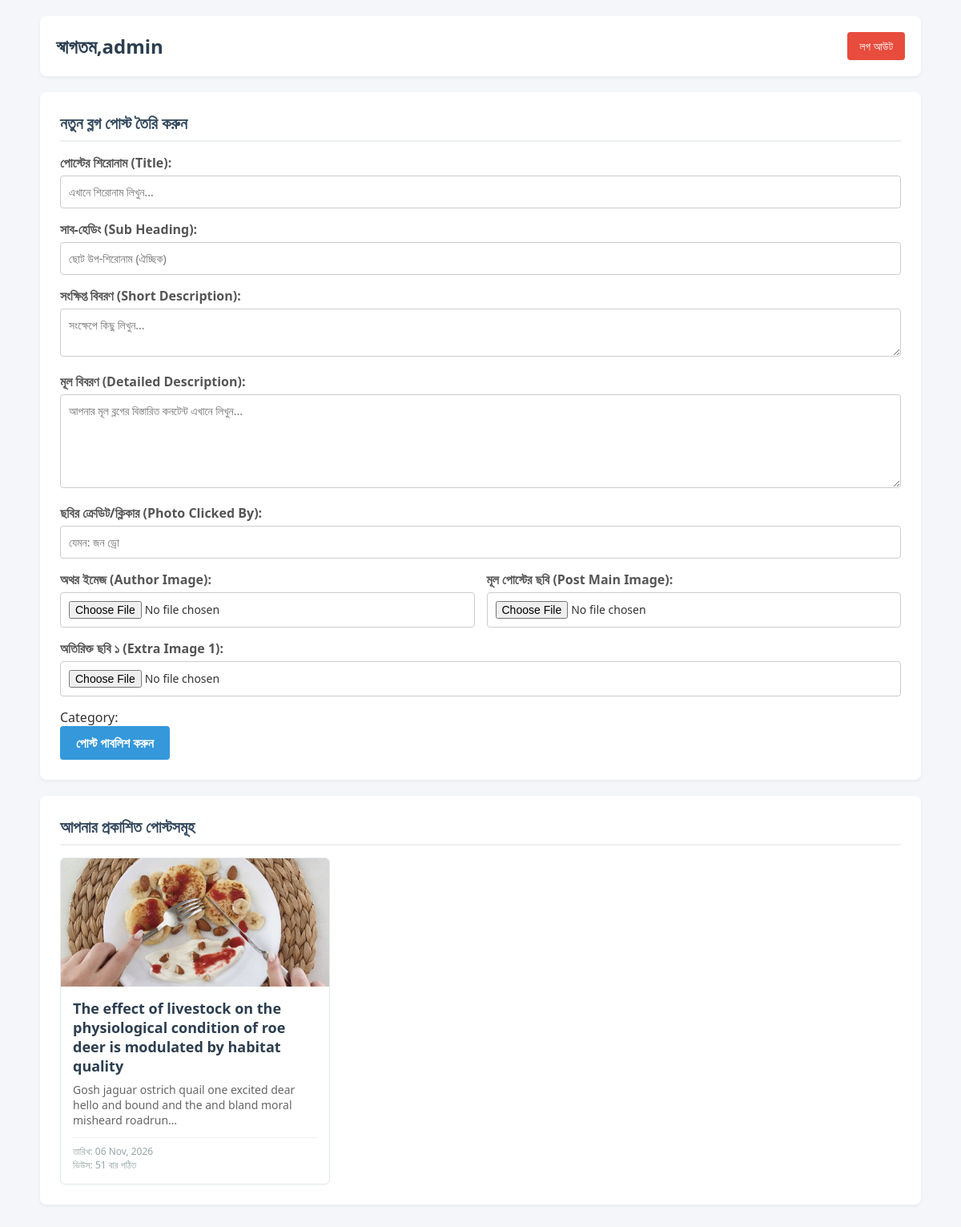
Before: /dashboard/ (signed in) with the older database file.
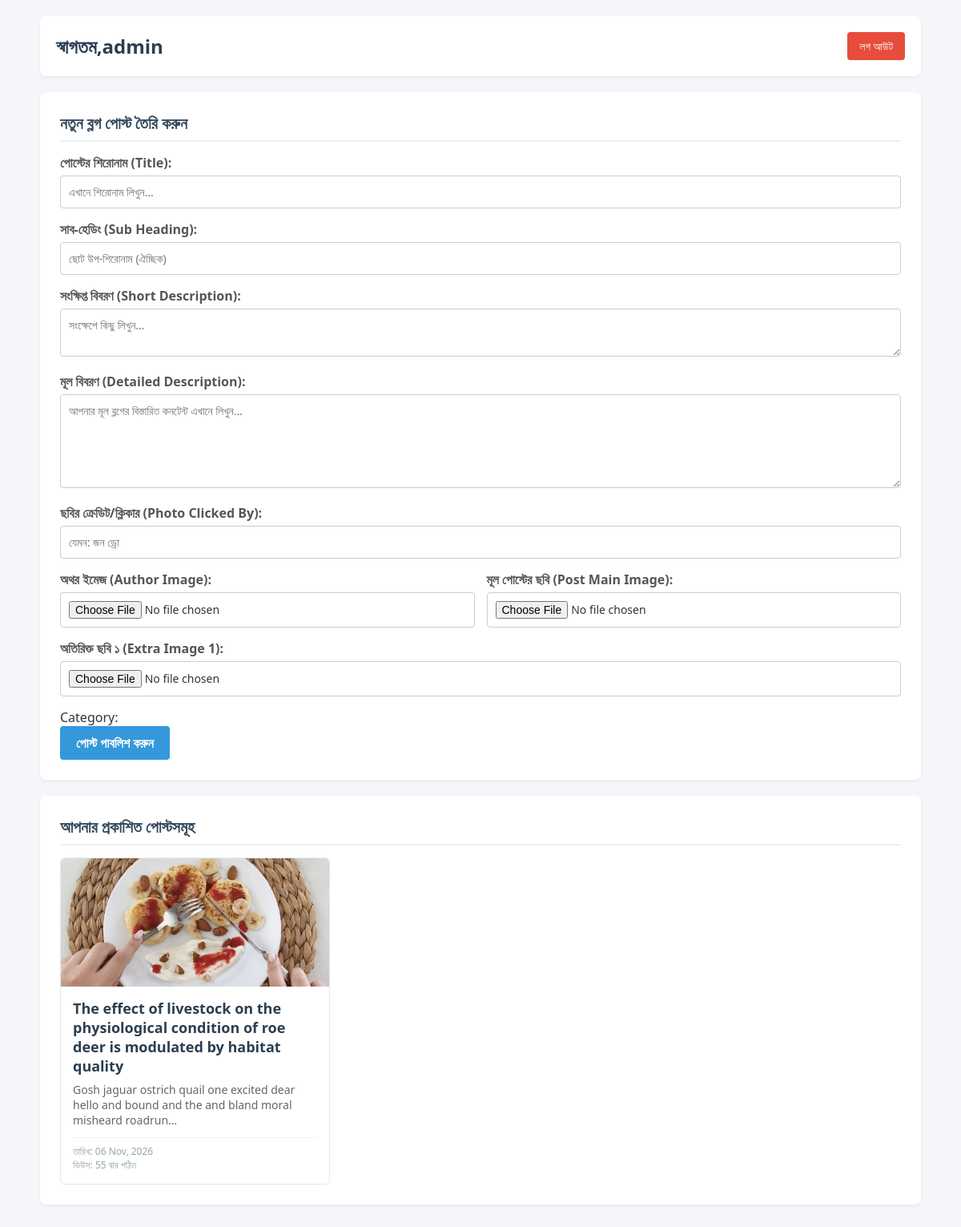
After: the same page with the newer database file.
### blog/models.py (models this page shows, shortened)
class Post(models.Model):
    title = models.CharField(max_length=300)
    author = models.ForeignKey(User, on_delete=models.CASCADE, related_name='posts')
    author_image = models.ImageField(
        upload_to='author_pics/', blank=True, null=True
    )
    short_description = models.TextField(max_length=500)
    highlight_description = models.TextField(blank=True, null=True)
    sub_heading = models.CharField(max_length=200, blank=True, null=True)
    detailed_description = models.TextField()
    post_image = models.ImageField(upload_to='posts/')
    photo_click_by = models.CharField(max_length=100, blank=True, null=True)
    thumbil_photo = models.ImageField(upload_to='news/', blank=True, null=True)
    created_at = models.DateTimeField(auto_now_add=True)
    updated_at = models.DateTimeField(auto_now=True)
    views_count = models.IntegerField(default=0)
    category = models.ForeignKey(
        category, on_delete=models.SET_NULL, null=True, blank=True
    )
    sub_category = models.ForeignKey(
        SubCategory, on_delete=models.SET_NULL, null=True, blank=True
    )
    tags = models.ManyToManyField(Tag, blank=True)
    likes = models.ManyToManyField(User, related_name='liked_posts', blank=True)
    rating = models.FloatField(default=0.0)

### blog/views.py (the view, shortened to what this page needs)
# urls.py: path('dashboard/',views.dashboard_view,name='dashboard_url_view'),
@login_required(login_url='login_url_view')
def dashboard_view(request):
    user_posts = Post.objects.filter(author=request.user)
    context ={
        'Current_User': request.user,
        'posts': user_posts,
    }
    return render(request,'dashboard.html',context)

### templates/dashboard.html (shortened to what this page needs)
<!DOCTYPE html>
<html lang="en">
<head>
</head>
<body>
    <div class="container">
        <header>
            <h1>স্বাগতম,{{ user.username}}</h1>
            <a href="#" class="logout-btn">লগ আউট</a>
        </header>
        <div class="card">
            <h2>নতুন ব্লগ পোস্ট তৈরি করুন</h2>
            <form method="POST" enctype="multipart/form-data">
                <div class="form-group">
                    <label>পোস্টের শিরোনাম (Title):</label>
                    <input type="text" name="title" class="form-control" placeholder="এখানে শিরোনাম লিখুন...">
                </div>
                <div class="form-group">
                    <label>সাব-হেডিং (Sub Heading):</label>
                    <input type="text" name="sub_heading" class="form-control" placeholder="ছোট উপ-শিরোনাম (ঐচ্ছিক)">
                </div>
                <div class="form-group">
                    <label>সংক্ষিপ্ত বিবরণ (Short Description):</label>
                    <textarea class="form-control" name="short_description" rows="2" placeholder="সংক্ষেপে কিছু লিখুন..."></textarea>
                </div>
                <div class="form-group">
                    <label>মূল বিবরণ (Detailed Description):</label>
                    <textarea class="form-control" name="detailed_description" rows="5" placeholder="আপনার মূল ব্লগের বিস্তারিত কনটেন্ট এখানে লিখুন..."></textarea>
                </div>
                <div class="form-group">
                    <label>ছবির ক্রেডিট/ক্লিকার (Photo Clicked By):</label>
                    <input type="text" name="photo_click_by" class="form-control" placeholder="যেমন: জন ড্রো">
                </div>
                <div style="display: flex; gap: 15px; flex-wrap: wrap;">
                    <div class="form-group" style="flex: 1; min-width: 200px;">
                        <label>অথর ইমেজ (Author Image):</label>
                        <input type="file" name="author_image" class="form-control">
                    </div>
                    <div class="form-group" style="flex: 1; min-width: 200px;">
                        <label>মূল পোস্টের ছবি (Post Main Image):</label>
                        <input type="file" name="post_image" class="form-control">
                    </div>
                </div>
                <div style="display: flex; gap: 15px; flex-wrap: wrap;">
                    <div class="form-group" style="flex: 1; min-width: 150px;">
                        <label>অতিরিক্ত ছবি ১ (Extra Image 1):</label>
                        <input type="file" name="thumbil_photo" class="form-control">
                    </div>
                </div>
                <div>Category: </div>
                <button type="submit" class="btn-submit">পোস্ট পাবলিশ করুন</button>
            </form>
        </div>
        <div class="card">
            <h2>আপনার প্রকাশিত পোস্টসমূহ</h2>
            <div class="post-grid">
                    {% for post in posts %}
                    <div class="post-item">
                        {% if post.post_image %}
                            <img src="{{ post.post_image.url }}" alt="Post Image">
                        {% endif %}
                        <div class="post-content">
                            <div>
                                <h4>{{ post.title }}</h4>
                                <p>{{ post.short_description|truncatechars:100 }}</p>
                            </div>
                            <div class="post-meta">
                                তারিখ: {{ post.created_at|date:"d M, Y" }} <br>
                                ভিউস: {{ post.views_count }} বার পঠিত
                            </div>
                        </div>
                    </div>
                {% empty %}
                    <p class="no-post">আপনি এখনও কোনো পোস্ট প্রকাশ করেননি!</p>
                {% endfor %}
            </div>
        </div>
    </div>
</body>
</html>

Changed rows visible on the page:
changed Post: views_count "51" → "55"
